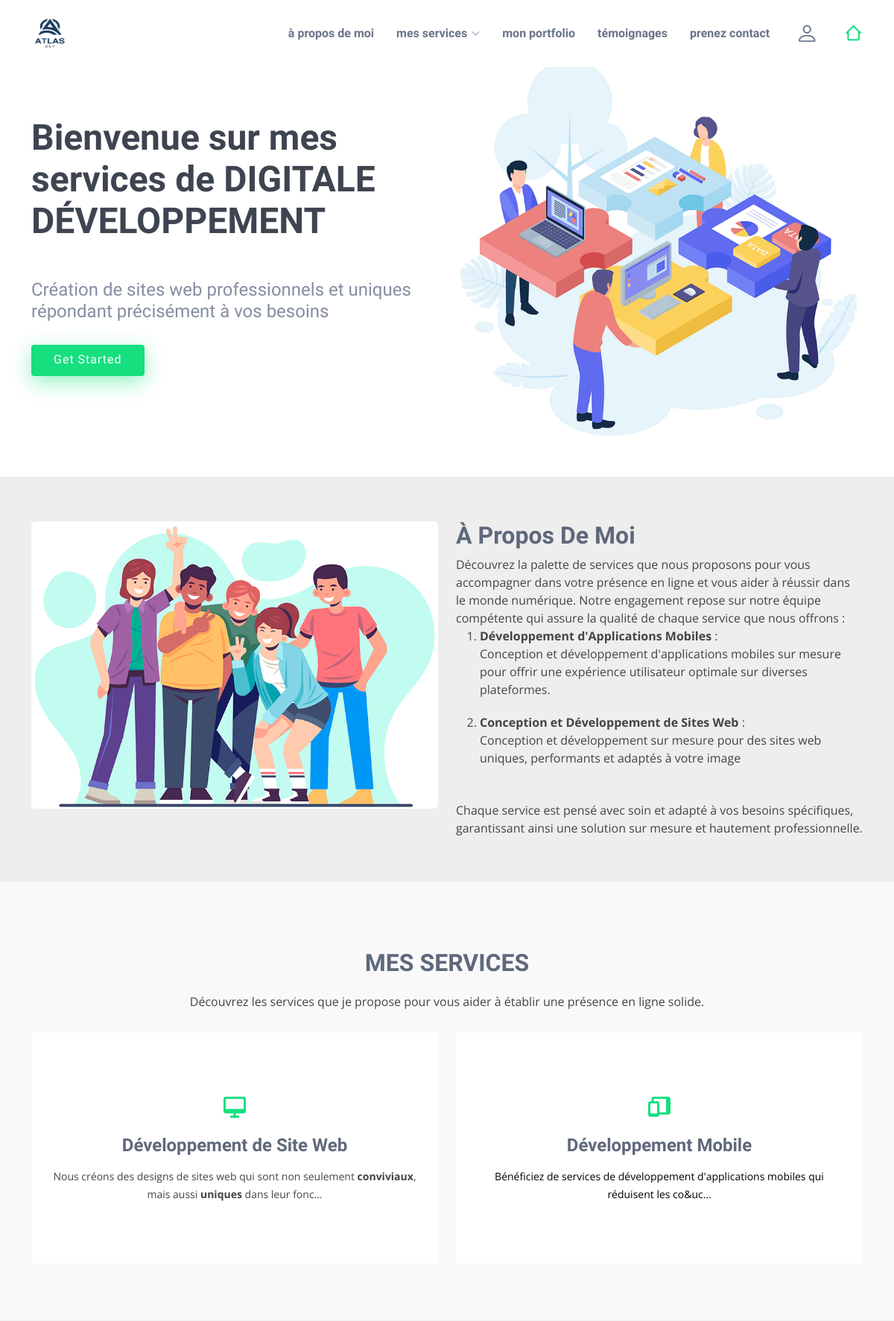
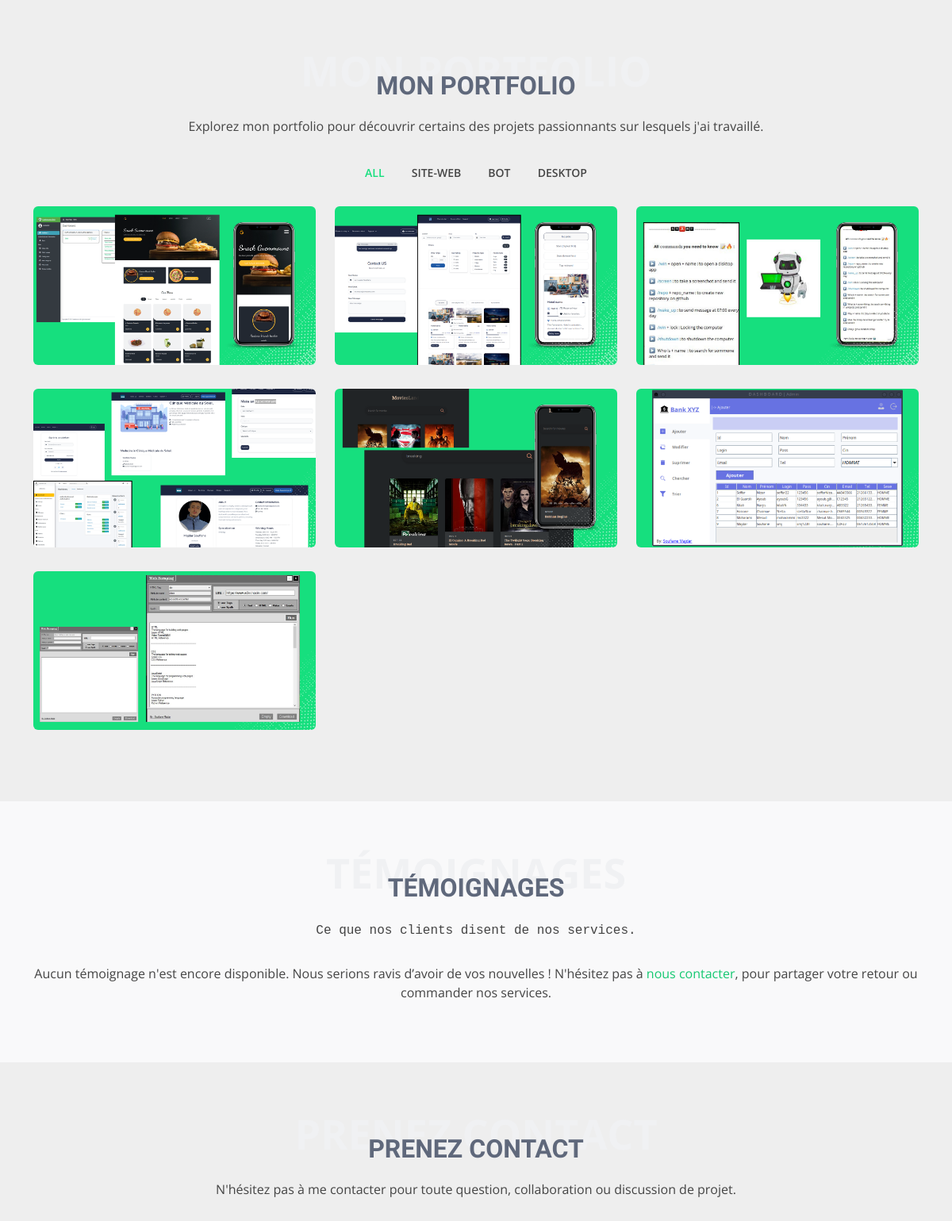
The page / (upper part) on the database its author committed (2 pictures, top to bottom).
### Core/models.py (models this page shows, shortened)
class WebInfo(models.Model):
    owner_name = models.CharField(max_length=150,default='Soufiane Majdar')
    website_name = models.CharField(max_length=150,default='Agency')
    website_description = RichTextField(null=True, blank=True)
    website_logo = models.ImageField(upload_to='WebInfo/', null=True, blank=True)
    Hero_title = models.CharField(max_length=150)
    Hero_description = RichTextField(null=True, blank=True)
    Hero_image = models.ImageField(upload_to='WebInfo/', null=True, blank=True)
    about_title = models.CharField(max_length=150)
    about_description = RichTextField(null=True, blank=True)
    about_image = models.ImageField(upload_to='WebInfo/', null=True, blank=True)
    Services_title = models.CharField(max_length=150)
    Services_description = RichTextField(null=True, blank=True)
    Portfolio_title = models.CharField(max_length=150)
    Portfolio_description = RichTextField(null=True, blank=True)
    Testimonial_title = models.CharField(max_length=150,blank=True)
    Testimonial_description = RichTextField(null=True, blank=True)
    Contact_title = models.CharField(max_length=150)
    Contact_description = RichTextField(null=True, blank=True)
    Location = models.TextField(null=True, blank=True)
    Email = models.EmailField(null=True, blank=True, max_length=254)
    Phone = models.CharField(null=True, blank=True, max_length=20)
    linkedin = models.URLField(null=True, blank=True)
    github = models.URLField(null=True, blank=True)

class Service(models.Model):
    name = models.CharField(max_length=100)
    description = RichTextField()
    image = models.ImageField(upload_to='services/', blank=True)
    icon = models.CharField(max_length=150,blank=True)
    plans = models.ManyToManyField(Plan, blank=True)

class Portfolio(models.Model):
    title = models.CharField(max_length=100)
    category = models.CharField(max_length=100)
    image = models.ImageField(upload_to='portfolio/', blank=True)
    link = models.URLField(blank=True)

### Core/views.py (the view)
# urls.py: 2. Add a URL to urlpatterns:  path('', views.home, name='home')
def home(request):
    title = "Home"
    services = Service.objects.all()
    portfolios = Portfolio.objects.all()
    P_Category = []
    for portfolio in portfolios:
        if portfolio.category not in P_Category:
            P_Category.append(portfolio.category)
    testimonials = Testimonial.objects.all()
    print(testimonials)
    context = {'title': title, 'services': services, 'portfolios': portfolios, 'P_Category': P_Category, 'testimonials': testimonials}
    context.update(get_web_info())
    return render(request, 'Home.html', context)

### templates/Home.html
{% extends "base.html" %} {% block content %}
{% include "Main/Hero.html" %}
<main id="main">
  {% include "Main/About.html" %}
  {% include "Main/Services.html" %}
  {% include "Main/Portfolio.html" %}
  {% include "Main/Testimonials.html" %}
  {% include "Main/Contact.html" %}
</main>
{% endblock %}

### templates/base.html (shortened to what this page needs)
<!DOCTYPE html>
<html lang="en">
  <head>
    <link
      href="/static/assets/vendor/bootstrap/css/bootstrap.min.css"
      rel="stylesheet"
    />
    <link
      href="/static/assets/vendor/bootstrap-icons/bootstrap-icons.css"
      rel="stylesheet"
    />
    <link
      href="/static/assets/vendor/boxicons/css/boxicons.min.css"
      rel="stylesheet"
    />
    <link
      href="/static/assets/vendor/glightbox/css/glightbox.min.css"
      rel="stylesheet"
    />
    <link
      href="/static/assets/vendor/swiper/swiper-bundle.min.css"
      rel="stylesheet"
    />
    <link href="/static/assets/css/style.css" rel="stylesheet" />
  </head>
  <body>
    <header id="header" class="fixed-top">
      <div class="container d-flex align-items-center justify-content-between">
        <a href="/" class="logo"><img src="{{website_logo}}" alt=""   width="50px"></a>
        <nav id="navbar" class="navbar">
          <ul>
            <li><a class="nav-link scrollto text-lowercase" href="/#about">{{about_title}}</a></li>
            <li class="dropdown">
              <a class="nav-link scrollto text-lowercase" href="/#services">
                <span>{{Services_title}}</span> <i class="bi bi-chevron-down"></i>
              </a>
            </li>
            <li>
              <a class="nav-link scrollto text-lowercase" href="/#portfolio">{{Portfolio_title}}</a>
            </li>
            <li><a class="nav-link scrollto text-lowercase" href="/#testimonials">{{Testimonial_title}}</a></li>
            <li><a class="nav-link scrollto text-lowercase" href="/#contact">{{Contact_title}}</a></li>
          <li>
          {% if request.session.username %}
              <a href="#"><i class="bi bi-box-arrow-right" style="font-size: 30px"></i></a>
          {% else %}
              <a href="#"><i class="bi bi-person" style="font-size: 30px"></i></a>
          {% endif %}
          </li>
          <li><a class="nav-link scrollto active" href="/"></a></li>
          </ul>
        </nav>
      </div>
    </header>
    {% block content %} {% endblock %}
  </body>
</html>

### templates/Main/Hero.html (shortened to what this page needs)
<section id="hero" class="d-flex align-items-center">
    <div class="container">
      <div class="row">
        <div
          class="col-lg-6 pt-5 pt-lg-0 order-2 order-lg-1 d-flex flex-column justify-content-center"
        >
          <h1>{{Hero_title}}</h1>
          <h2>
            {{Hero_description | safe }}
          </h2>
          <div class="d-flex">
            <a href="#services" class="btn-get-started scrollto">Get Started</a>
          </div>
        </div>
        <div class="col-lg-6 order-1 order-lg-2 hero-img">
          <img src="{{Hero_image}}" class="img-fluid animated" alt="" />
        </div>
      </div>
    </div>
  </section>

### templates/Main/About.html
<section id="about" class="about">
    <div class="container">
      <div class="row">
        <div class="col-lg-6">
          <img src="{{about_image}}"   class="img-fluid rounded" alt="" />
        </div>
        <div class="col-lg-6 pt-4 pt-lg-0 content">
          <h3>
          {{about_title}}
          </h3>
          {{about_description | safe}}
        </div>
      </div>
    </div>
  </section>

### templates/Main/Services.html (shortened to what this page needs)
<section id="services" class="services section-bg">
    <div class="container">
      <div class="section-title">
        <h2>
          {{Services_title}}
        </h2>
        <p>
          {{Services_description | safe}}
        </p>
      </div>
      <div class="row" >
    {% for service in services%}
        <div class="col-lg-6 col-md-6 d-flex align-items-stretch mb-3">
          <div class="icon-box">
            <div class="icon"><i class='{{service.icon}}'></i></div>
            <h4><a href="{% url 'service' id=service.id %}">{{service.name}}</a></h4>
            <p>
              {{service.description | safe |truncatechars:150}}
            </p>
          </div>
        </div>
    {% endfor %}
    </div>
  </section>

### templates/Main/Portfolio.html (shortened to what this page needs)
<section id="portfolio" class="portfolio">
    <div class="container">
      <div class="section-title">
        <span>
          {{Portfolio_title}}
        </span>
        <h2>
          {{Portfolio_title}}
        </h2>
        <p class="px-5">
          {{Portfolio_description | safe}}
        </p>
      </div>
      <div class="row">
        <div class="col-lg-12 d-flex justify-content-center">
          <ul id="portfolio-flters">
            <li data-filter="*" class="filter-active">All</li>
            {% for p in P_Category%}
            <li data-filter=".filter-{{p}}">{{p}}</li>
            {% endfor %}
          </ul>
        </div>
      </div>
      <div class="row portfolio-container" >
      {% for portfolio in portfolios %}
        <div class="col-lg-4 col-md-6 portfolio-item filter-{{portfolio.category}}">
            <img
              src="/media/{{portfolio.image}}"
              class="img-fluid rounded"
              alt=""
            />
          </div>
          {%endfor%}
      </div>
    </div>
  </section>

### templates/Main/Testimonials.html (shortened to what this page needs)
<section id="testimonials" class="testimonials section-bg">
    <div class="container">
      <div class="section-title">
        <span>{{Testimonial_title}}</span>
        <h2>{{Testimonial_title}}</h2>
        <p>{{Testimonial_description | safe }}</p>
      </div>
      <div class="testimonials-slider swiper" data-aos="fade-up" data-aos-delay="100">
        <div class="swiper-wrapper">
            {% if testimonials %}
            {% for testimonial in testimonials %}
            <div class="swiper-slide">
                <div class="testimonial-item">
                    <i class="bx bxs-quote-alt-left quote-icon-left"></i>
                    {{ testimonial.content | safe }}
                    <i class="bx bxs-quote-alt-right quote-icon-right"></i>
                  <h3>{{testimonial.client.name}}</h3>
                    <h4>Rating : {{testimonial.rating}}</h4>
                </div>
            </div>
            {% endfor %}
          {% else %}
            <div class="col-12">
                <center>
                    <p>Aucun témoignage n'est encore disponible. Nous serions ravis d’avoir de vos nouvelles ! N'hésitez pas à<a href="/#contact'"> nous contacter</a>, pour partager votre retour ou commander nos services.</p>
                </center>
            </div>
          {% endif %}
        </div>
      </div>
    </div>
  </section>

### templates/Main/Contact.html (shortened to what this page needs)
<section id="contact" class="contact">
    <div class="container">
      <div class="section-title">
        <span>
          {{Contact_title}}
        </span>
        <h2>
          {{Contact_title}}
        </h2>
        <p>
          {{Contact_description | safe }}
        </p>
      </div>
    </div>
  </section>

### static/assets/css/style.css (style rules this page uses)
body { font-family: "Open Sans", sans-serif; color: #444444; }
a { color: #14c871; text-decoration: none; }
h1, h2, h3, h4, h5, h6 { font-family: "Raleway", sans-serif; }
#header { background: #fff; transition: all 0.5s; z-index: 997; padding: 20px 0; }
#header .logo { font-size: 32px; margin: 0; padding: 0; line-height: 1; font-weight: 700; letter-spacing: 0.5px; }
#header .logo img { max-height: 40px; }
.navbar { padding: 0; }
.navbar ul { margin: 0; padding: 0; display: flex; list-style: none; align-items: center; }
.navbar li { position: relative; }
.navbar a, .navbar a:focus { display: flex; align-items: center; justify-content: space-between; padding: 10px 0 10px 30px; font-family: "Raleway", sans-serif; font-size: 16px; font-weight: 700; color: #6a7489; white-space: nowrap; transition: 0.3s; }
.navbar a i, .navbar a:focus i { font-size: 12px; line-height: 0; margin-left: 5px; }
.navbar a:hover, .navbar .active, .navbar .active:focus, .navbar li:hover>a { color: #16df7e; }
#hero { width: 100%; height: 80vh; background: #fff; padding-top: 82px; }
#hero h1 { margin: 0; font-size: 48px; font-weight: 700; line-height: 56px; color: #3e4450; }
#hero h2 { color: #858ea1; margin: 10px 0 30px 0; font-size: 24px; }
#hero .btn-get-started { font-family: "Raleway", sans-serif; font-weight: 500; font-size: 16px; letter-spacing: 1px; display: inline-block; padding: 8px 30px 10px 30px; border-radius: 4px; transition: 0.5s; color: #fff; background: #16df7e; box-shadow: 0 8px 28px rgba(22, 223, 126, 0.45); }
#hero .animated { animation: up-down 2s ease-in-out infinite alternate-reverse both; }
section { padding: 60px 0; overflow: hidden; }
.section-bg { background-color: #f9f9fa; }
.section-title { text-align: center; padding: 30px 0; position: relative; }
.section-title h2 { font-size: 32px; font-weight: 700; text-transform: uppercase; margin-bottom: 20px; padding-bottom: 0; color: #5f687b; position: relative; z-index: 2; }
.section-title span { position: absolute; top: 30px; color: #f0f1f3; left: 0; right: 0; z-index: 1; font-weight: 700; font-size: 52px; text-transform: uppercase; line-height: 0; }
.section-title p { margin-bottom: 0; position: relative; z-index: 2; }
.about .content h3 { font-weight: 700; font-size: 32px; color: #5f687b; }
.about .content ul { list-style: none; padding: 0; }
.about .content ul li { padding-bottom: 10px; }
.about .content p:last-child { margin-bottom: 0; }
.services .icon-box { text-align: center; border: 1px solid #fff; padding: 80px 20px; transition: all ease-in-out 0.3s; background: #fff; }
.services .icon-box .icon { margin: 0 auto; display: flex; align-items: center; justify-content: center; margin-bottom: 20px; transition: ease-in-out 0.3s; }
.services .icon-box .icon i { color: #16df7e; font-size: 36px; transition: 0.3s; }
.services .icon-box h4 { font-weight: 700; margin-bottom: 15px; font-size: 24px; }
.services .icon-box h4 a { color: #5f687b; transition: ease-in-out 0.3s; }
.services .icon-box p { line-height: 24px; font-size: 14px; margin-bottom: 0; }
.portfolio #portfolio-flters { padding: 0; margin: 0 auto 25px auto; list-style: none; text-align: center; border-radius: 50px; }
.portfolio #portfolio-flters li { cursor: pointer; display: inline-block; padding: 10px 15px; font-size: 14px; font-weight: 600; line-height: 1; text-transform: uppercase; color: #444444; transition: all 0.3s ease-in-out; }
.portfolio #portfolio-flters li:hover, .portfolio #portfolio-flters li.filter-active { color: #16df7e; }
.portfolio #portfolio-flters li:last-child { margin-right: 0; }
.portfolio .portfolio-item { margin-bottom: 30px; }
.testimonials .testimonials-carousel, .testimonials .testimonials-slider { overflow: hidden; }
body { background-color:#eee; }

### rows shown on the page
WebInfo: about_title "à propos de moi", Services_title "mes services", Portfolio_title "mon portfolio", Testimonial_title "témoignages", Contact_title "prenez contact", Hero_title "Bienvenue sur mes services de DIGITALE DÉVELOPPEMENT", Hero_description "Création de sites web professionnels et uniques répondant précisément à vos besoins", about_title "À Propos De Moi", about_description "Découvrez la palette de services que nous proposons pour vous accompagner dans votre présence en ligne et vous aider à réussir dans le monde numérique. Notre engagement repose sur notre équipe compétente qui assure la qualité de chaque service que nous offrons : Développement d'Applications Mobiles : Conception et développement d'applications mobiles sur mesure pour offrir une expérience utilisateur optimale sur diverses plateformes. Conception et Développement de Sites Web : Conception et développement sur mesure pour des sites web uniques, performants et adaptés à votre image Chaque service est pensé avec soin et adapté à vos besoins spécifiques, garantissant ainsi une solution sur mesure…", Services_title "MES SERVICES", Services_description "Découvrez les services que je propose pour vous aider à établir une présence en ligne solide.", Portfolio_title "MON PORTFOLIO", Portfolio_description "Explorez mon portfolio pour découvrir certains des projets passionnants sur lesquels j'ai travaillé.", Testimonial_title "TÉMOIGNAGES", Testimonial_description "Ce que nos clients disent de nos services.", Contact_title "PRENEZ CONTACT", Contact_description "N'hésitez pas à me contacter pour toute question, collaboration ou discussion de projet."
Service: name "Développement de Site Web", description "Nous créons des designs de sites web qui sont non seulement conviviaux , mais aussi uniques dans leur fonc…"
Service: name "Développement Mobile", description "Bénéficiez de services de développement d'applications mobiles qui réduisent les co&uc…"
Portfolio: P_Category "SITE-WEB", image (picture)
Portfolio: P_Category "BOT", image (picture)
Portfolio: P_Category "DESKTOP", image (picture)
Portfolio: image (picture)
Portfolio: image (picture)
Portfolio: image (picture)
Portfolio: image (picture)
